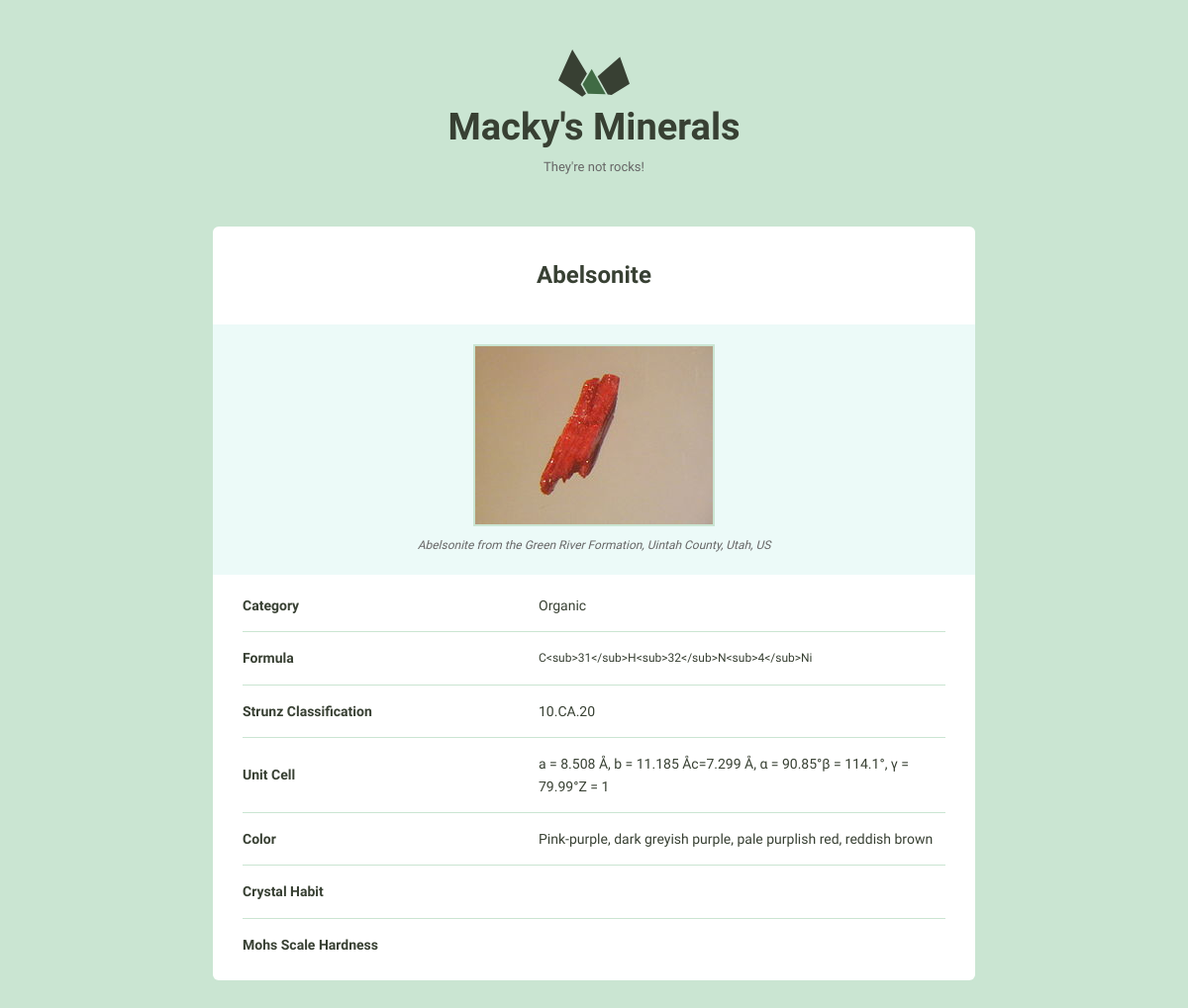
/minerals/1/, run on the app's committed database.
### minerals/models.py (models this page shows, shortened)
class Mineral(models.Model):
	name = models.CharField(max_length = 250, default = '')
	image_filename =  models.CharField(max_length = 250,default = '')
	image_caption = models.CharField(max_length = 250,default = '')
	category = models.CharField(max_length = 250,default = '')
	formula = models.CharField(max_length = 250,default = '')
	strunz_classification = models.CharField(max_length = 250,default = '')
	crystal_system = models.CharField(max_length = 250,default = '')
	unit_cell = models.CharField(max_length = 250,default = '')
	color =  models.CharField(max_length = 250,default = '')
	crystal_symmetry =  models.CharField(max_length = 250,default = '')
	cleavage =  models.CharField(max_length = 250,default = '')
	mohs_scale_hardness = models.CharField(max_length = 250,default = '')
	luster =  models.CharField(max_length = 250,default = '')
	streak =  models.CharField(max_length = 250,default = '')
	diaphaneity = models.CharField(max_length = 250,default = '')
	optical_properties = models.CharField(max_length = 250,default = '')
	refractive_index = models.CharField(max_length = 250,default = '')
	crystal_habit = models.CharField(max_length = 250,default = '')
	specific_gravity = models.CharField(max_length = 250,default = '')
	group = models.CharField(max_length = 250,default = '')
	class Meta:
		ordering = ['name']

### minerals/views.py (the view)
# urls.py: url(r'(?P<pk>\d+)/$',views.mineral_detail, name='mineral_detail'),
def mineral_detail(request, pk):
	mineral = get_object_or_404(Mineral, pk = pk)
	return render(request, 'minerals/mineral_detail.html', {'mineral': mineral})

### minerals/templates/minerals/mineral_detail.html (shortened to what this page needs)
{% extends 'layout.html' %}
{% load static from staticfiles %}
{% block content %}
<div class="grid-100">
   <div class="grid-100 mineral__container">
      <h1 class="mineral__name">{{ mineral.name|title }}</h1>
      <div class="mineral__image-bg">
        <img class="mineral__image" src="{% static 'images/'%}{{ mineral.name}}.jpg"/>
        <p class="mineral__caption"> {{ mineral.image_caption }}</p>
      </div>
       <div class="mineral__table-container">
        <table class="mineral__table">
         <tr>
            <td class="mineral__category">Category</td>
            <td>{{ mineral.category }}</td>
          </tr>
          <tr>
            <td class="mineral__category">Formula</td>
            <td class="mineral__formula">{{ mineral.formula }}</td>
          </tr>
          <tr>
            <td class="mineral__category">Strunz Classification</td>
            <td>{{ mineral.strunz_classification }}</td>
          </tr>
          <tr>
            <td class="mineral__category">Unit Cell</td>
            <td>{{ mineral.unit_cell }}</td>
          </tr>
          <tr>
            <td class="mineral__category">Color</td>
            <td> {{ mineral.color }}</td>
          </tr>
          <tr>
            <td class="mineral__category">Crystal Habit</td>
            <td>{{ mineral.crystal_habbit }}</td>
          </tr>
          <tr>
            <td class="mineral__category">Mohs Scale Hardness</td>
            <td>{{ mineral.specific_gravity }}</td>
          </tr>
        </table>
      </div>
   </div>
</div>
{% endblock %}

### assets/css/global.css (style rules this page uses)
html { font-family: sans-serif; -ms-text-size-adjust: 100%; -webkit-text-size-adjust: 100%; }
body { margin: 0; }
h1 { font-size: 2em; margin: 0.67em 0; }
img { border: 0; }
table { border-collapse: collapse; border-spacing: 0; }
td, th { padding: 0; }
html { font-size: 62.5%; }
body { background-color: #CAE5D2; font-size: 1.5em; line-height: 1.6; font-weight: 400; font-family: "Cousine"; color: #666; }
.grid, .grid-5, .grid-10, .grid-15, .grid-20, .grid-25, .grid-30, .grid-33, .grid-35, .grid-40, .grid-45, .grid-50, .grid-55, .grid-60, .grid-65, .grid-66, .grid-70, .grid-75, .grid-80, .grid-90, .grid-95, .grid-100 { float: left; box-sizing: border-box; position: relative; }
.grid-100 { width: 100%; padding: 0 15px; }
h1, h2, h3, h4, h5, h6 { margin-top: 0; margin-bottom: 2rem; font-weight: bold; font-family: "Work Sans", sans-serif; color: #384033; }
h1 { font-size: 3.8rem; }
@media (min-width: 550px) { h1 { font-size: 3.8rem; } }
p { margin-top: 0; font-size: 1.6rem; }
th, td { padding: 15px; text-align: left; border-bottom: 1px solid #e1e1e1; }
th:first-child, td:first-child { padding-left: 0; }
th:last-child, td:last-child { padding-right: 0; }
table, p, ul { margin-bottom: 2.5rem; }
.mineral__container { background-color: #fff; border-radius: 6px; list-style: none; padding: 0; text-align: center; }
.mineral__name { display: block; width: 100%; margin: 0; font-size: 24px; padding: 30px 0 30px 0; }
.mineral__image { display: block; margin: 0 auto; border: solid 2px #CAE5D2; }
.mineral__image-bg { background-color: #ecfaf8; padding: 20px 0; }
.mineral__caption { font-size: 12px; font-style: italic; padding: 10px 0 0 0; margin: 0; }
.mineral__table { font-size: 14px; color: #384033; }
.mineral__table td { border-color: #CAE5D2; }
.mineral__table tr:last-of-type td { border-bottom: none; padding-bottom: 0; }
.mineral__table-container { padding: 5px 30px 0; }
.mineral__category { font-weight: bold; width: 40%; }
.mineral__formula { font-size: 12px; }

### data on the page
Mineral: name "Abelsonite", name (picture), image_caption "Abelsonite from the Green River Formation, Uintah County, Utah, US", category "Organic", formula "C<sub>31</sub>H<sub>32</sub>N<sub>4</sub>Ni", strunz_classification "10.CA.20", unit_cell "a = 8.508 Å, b = 11.185 Åc=7.299 Å, α = 90.85°β = 114.1°, γ = 79.99°Z = 1", color "Pink-purple, dark greyish purple, pale purplish red, reddish brown"
